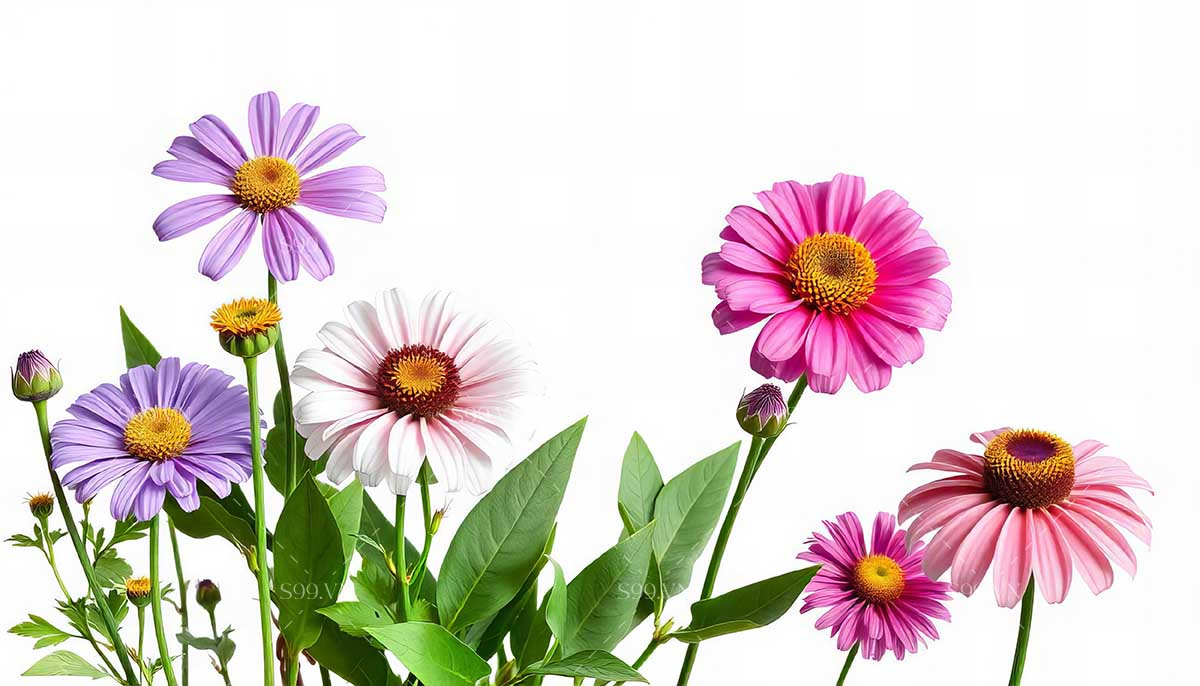
#> input picture 609db0b0a906d09f9f805d5e9f98622a.jpg, 1200 x 686 px
$ python Cau1-Anh.py
#> lines starting #> are read from the running program, lines starting #| are printed output that depends on the picture
import numpy as np
import matplotlib.pyplot as plt
from scipy.fftpack import dct, idct
from skimage import io, color

img = io.imread("609db0b0a906d09f9f805d5e9f98622a.jpg")
#> img is the input picture: shape (686, 1200, 3); mean R, G, B 219.6, 210, 204.8
img_gray = color.rgb2gray(img) if len(img.shape)==3 else img
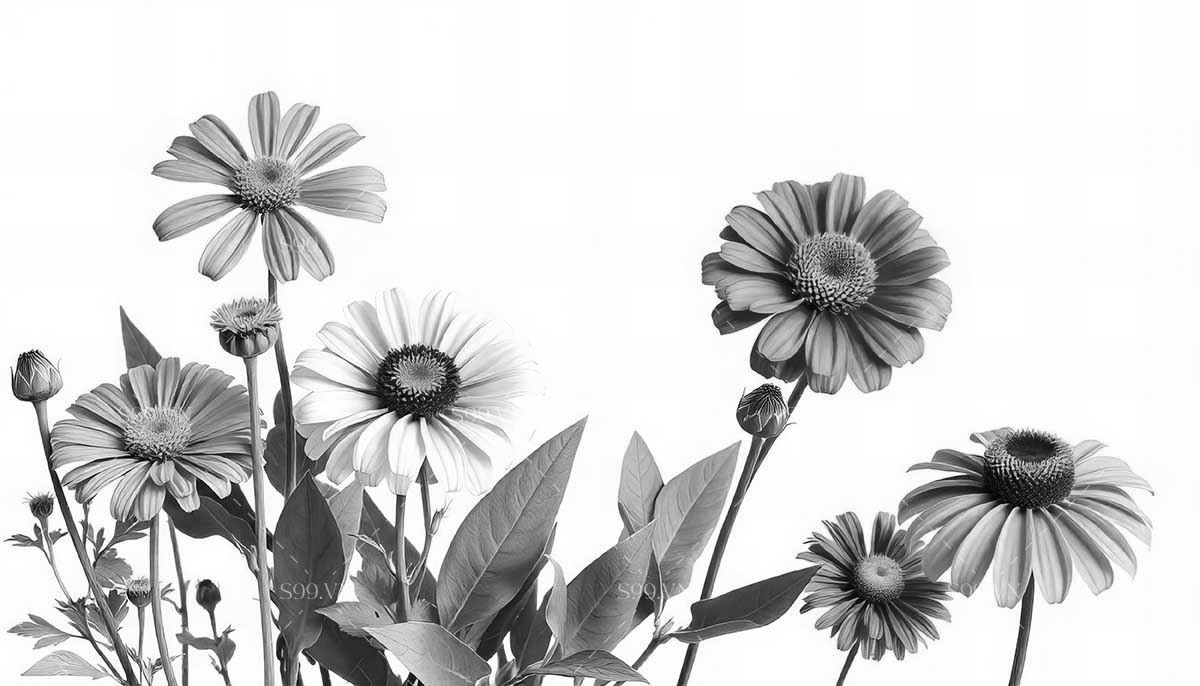
#> img_gray: shape (686, 1200) float64; min 0.00333, max 1, mean 0.83

dct_img = dct(dct(img_gray.T, norm='ortho').T, norm='ortho')
threshold = np.percentile(np.abs(dct_img), 50)
#> threshold = 0.0235
dct_compressed = dct_img * (np.abs(dct_img)>=threshold)
reconstructed = idct(idct(dct_compressed.T, norm='ortho').T, norm='ortho')

plt.subplot(1,2,1); plt.imshow(img_gray,cmap='gray'); plt.title("Gốc"); plt.axis('off')
plt.subplot(1,2,2); plt.imshow(reconstructed,cmap='gray'); plt.title("Nén"); plt.axis('off')
plt.show()
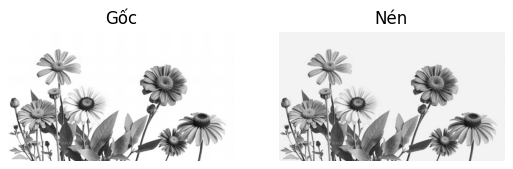
#> figure drawn by matplotlib, 2 panels
